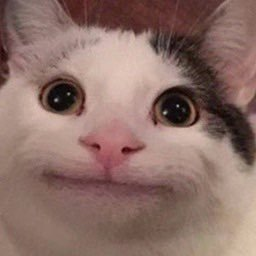
%> input picture Minggu 2/beluga.jpg, 256 x 256 px
$ octave negatif.m   (GNU Octave 9; MATLAB toolbox functions it lacks are replaced by stand-ins)
%> lines starting %> are read from the running program, lines starting %| are printed output that depends on the picture
F = imread("beluga.jpg");
%> F is the input picture: size 256x256x3 uint8; mean R, G, B 140.8, 111.6, 104
F = rgb2gray(F);
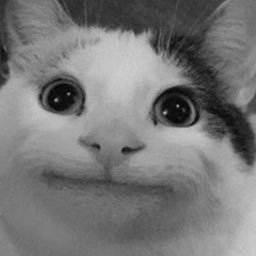
%> F: size 256x256 uint8; min 3, max 209, mean 119.5
[r c] = size(F);
%> r = 256; c = 256
for x = 1 : r
    for y = 1 : r
        G(x,y) = 255-F(x,y);
    end
end
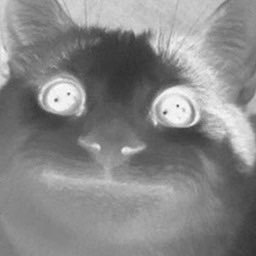
%> G: size 256x256 uint8; min 46, max 252, mean 135.5

subplot (1,2,1),imshow(F),title('Citra Asli');
subplot (1,2,2),imshow(G),title('Citra Negatif');
